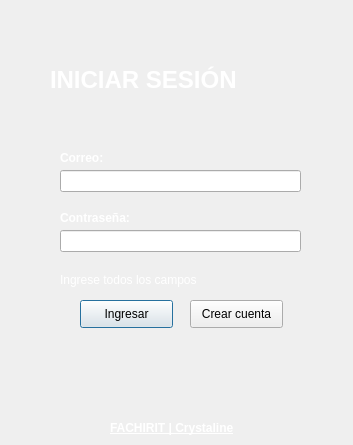
<?xml version="1.0" encoding="UTF-8"?>
<ui version="4.0">
 <class>LOG</class>
 <widget class="QDialog" name="LOG">
  <property name="geometry">
   <rect>
    <x>0</x>
    <y>0</y>
    <width>353</width>
    <height>445</height>
   </rect>
  </property>
  <property name="windowTitle">
   <string>Dialog</string>
  </property>
  <widget class="QPushButton" name="Ingresar">
   <property name="geometry">
    <rect>
     <x>80</x>
     <y>300</y>
     <width>93</width>
     <height>28</height>
    </rect>
   </property>
   <property name="text">
    <string>Ingresar</string>
   </property>
  </widget>
  <widget class="QLineEdit" name="email">
   <property name="geometry">
    <rect>
     <x>60</x>
     <y>170</y>
     <width>241</width>
     <height>22</height>
    </rect>
   </property>
  </widget>
  <widget class="QLineEdit" name="pws">
   <property name="geometry">
    <rect>
     <x>60</x>
     <y>230</y>
     <width>241</width>
     <height>22</height>
    </rect>
   </property>
   <property name="echoMode">
    <enum>QLineEdit::Password</enum>
   </property>
  </widget>
  <widget class="QLabel" name="label">
   <property name="geometry">
    <rect>
     <x>60</x>
     <y>210</y>
     <width>101</width>
     <height>16</height>
    </rect>
   </property>
   <property name="text">
    <string>&lt;html&gt;&lt;head/&gt;&lt;body&gt;&lt;p&gt;&lt;span style=&quot; font-weight:600; color:#ffffff;&quot;&gt;Contraseña:&lt;/span&gt;&lt;/p&gt;&lt;/body&gt;&lt;/html&gt;</string>
   </property>
  </widget>
  <widget class="QLabel" name="label_2">
   <property name="geometry">
    <rect>
     <x>60</x>
     <y>150</y>
     <width>111</width>
     <height>16</height>
    </rect>
   </property>
   <property name="text">
    <string>&lt;html&gt;&lt;head/&gt;&lt;body&gt;&lt;p&gt;&lt;span style=&quot; font-weight:600; color:#ffffff;&quot;&gt;Correo:&lt;/span&gt;&lt;/p&gt;&lt;/body&gt;&lt;/html&gt;</string>
   </property>
  </widget>
  <widget class="QPushButton" name="CC">
   <property name="geometry">
    <rect>
     <x>190</x>
     <y>300</y>
     <width>93</width>
     <height>28</height>
    </rect>
   </property>
   <property name="text">
    <string>Crear cuenta</string>
   </property>
  </widget>
  <widget class="QLabel" name="label_9">
   <property name="geometry">
    <rect>
     <x>50</x>
     <y>50</y>
     <width>271</width>
     <height>61</height>
    </rect>
   </property>
   <property name="text">
    <string>&lt;html&gt;&lt;head/&gt;&lt;body&gt;&lt;p&gt;&lt;span style=&quot; font-size:18pt; font-weight:600; color:#ffffff;&quot;&gt;INICIAR SESIÓN&lt;/span&gt;&lt;/p&gt;&lt;/body&gt;&lt;/html&gt;</string>
   </property>
  </widget>
  <widget class="QLabel" name="alert">
   <property name="geometry">
    <rect>
     <x>60</x>
     <y>270</y>
     <width>231</width>
     <height>21</height>
    </rect>
   </property>
   <property name="text">
    <string>&lt;html&gt;&lt;head/&gt;&lt;body&gt;&lt;p&gt;&lt;span style=&quot; color:#ffffff;&quot;&gt;Ingrese todos los campos&lt;/span&gt;&lt;/p&gt;&lt;/body&gt;&lt;/html&gt;</string>
   </property>
  </widget>
  <widget class="QLabel" name="label_3">
   <property name="geometry">
    <rect>
     <x>110</x>
     <y>420</y>
     <width>161</width>
     <height>16</height>
    </rect>
   </property>
   <property name="text">
    <string>&lt;html&gt;&lt;head/&gt;&lt;body&gt;&lt;p&gt;&lt;span style=&quot; font-weight:600; text-decoration: underline; color:#ffffff;&quot;&gt;FACHIRIT | Crystaline&lt;/span&gt;&lt;/p&gt;&lt;/body&gt;&lt;/html&gt;</string>
   </property>
  </widget>
 </widget>
 <resources/>
 <connections/>
</ui>
